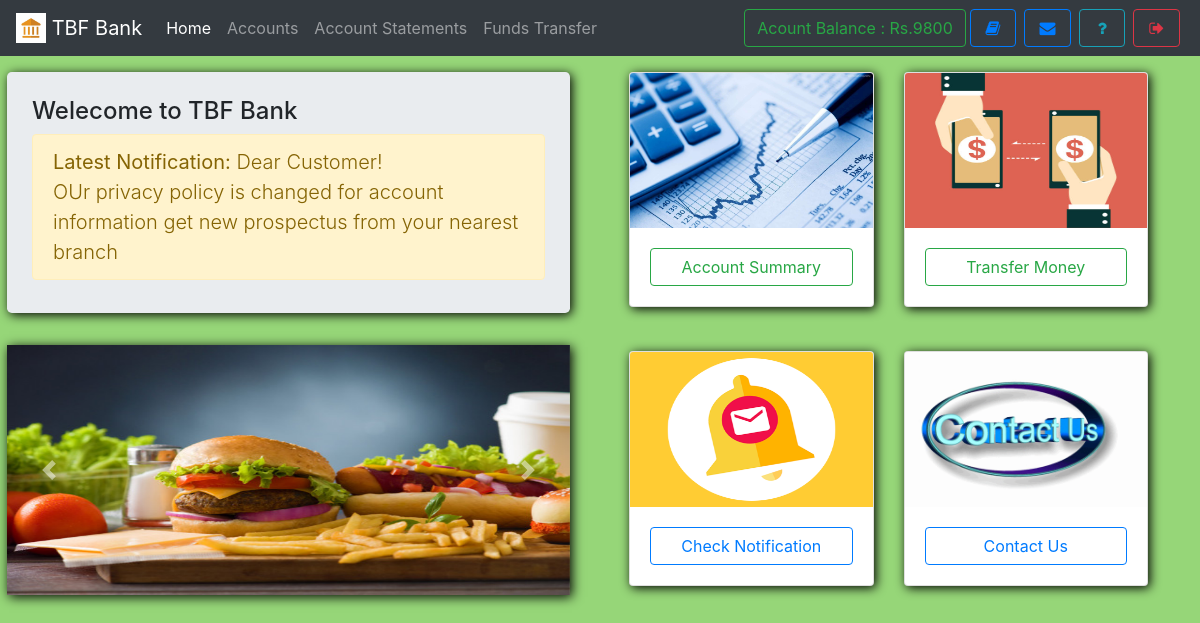
Page /index.php (signed in) on the committed database.
### tables this page shows
CREATE TABLE `useraccounts` (
  `id` int(11) NOT NULL,
  `email` text NOT NULL,
  `password` text NOT NULL,
  `name` varchar(111) NOT NULL,
  `balance` varchar(111) NOT NULL,
  `cnic` varchar(111) NOT NULL,
  `number` varchar(111) NOT NULL,
  `city` varchar(111) NOT NULL,
  `address` varchar(111) NOT NULL,
  `source` varchar(111) NOT NULL,
  `accountNo` varchar(111) NOT NULL,
  `branch` varchar(111) NOT NULL,
  `accountType` varchar(111) NOT NULL,
  `date` timestamp NOT NULL DEFAULT CURRENT_TIMESTAMP
);

CREATE TABLE `notice` (
  `id` int(11) NOT NULL,
  `userId` varchar(111) NOT NULL,
  `notice` text NOT NULL,
  `date` timestamp NOT NULL DEFAULT CURRENT_TIMESTAMP
);

### assets/db.php (called while the page is built, shortened)
<?php
    $con = new mysqli('localhost','root','','mybank');
    $ar = $con->query("select * from userAccounts,branch where id = '$_SESSION[userId]' AND userAccounts.branch = branch.branchId");
    $userData = $ar->fetch_assoc();
?>

### index.php (the view, shortened to what this page needs)
<!DOCTYPE html>
<html>
<head>
  <?php require 'assets/autoloader.php'; ?>
  <?php require 'assets/db.php'; ?>
  <?php require 'assets/function.php'; ?>
</head>
<body style="background:#96D678;background-size: 100%">
<nav class="navbar navbar-expand-lg navbar-dark bg-dark fixed-top">
 <a class="navbar-brand" href="#">
    <img src="images/logo.png" width="30" height="30" class="d-inline-block align-top" alt="">
   <?php echo bankname; ?>
  </a>
  <div class="collapse navbar-collapse" id="navbarSupportedContent">
    <ul class="navbar-nav mr-auto">
      <li class="nav-item ">
        <a class="nav-link active" href="index.php">Home <span class="sr-only">(current)</span></a>
      </li>
      <li class="nav-item ">  <a class="nav-link" href="accounts.php">Accounts</a></li>
      <li class="nav-item ">  <a class="nav-link" href="statements.php">Account Statements</a></li>
      <li class="nav-item ">  <a class="nav-link" href="transfer.php">Funds Transfer</a></li>
    </ul>
    <?php include 'sideButton.php'; ?>
  </div>
</nav><br><br><br>
<div class="row w-100" >
  <div class="col" style="padding: 22px;padding-top: 0">
    <div class="jumbotron shadowBlack" style="padding: 25px;min-height: 241px;max-height: 241px">
  <h4 class="display-5">Welecome to TBF Bank</h4>
  <p  class="lead alert alert-warning"><b>Latest Notification:</b>
  <?php
      $array = $con->query("select * from notice where userId = '$_SESSION[userId]' order by date desc");
      if ($array->num_rows > 0)
      {
        $row = $array->fetch_assoc();
          echo $row['notice'];
      }
      else
        echo "<div class='alert alert-info'>Notice box empty</div>";
     ?></p>
</div>
        <div id="carouselExampleIndicators" class="carousel slide my-2 rounded-1 shadowBlack" data-ride="carousel" >
          <div class="carousel-inner">
          <div class="carousel-item active">
            <img class="d-block w-100" src="images/1.jpg" alt="First slide" style="max-height: 250px">
          </div>
        </div>
        <a class="carousel-control-prev" href="#carouselExampleIndicators" role="button" data-slide="prev">
          <span class="carousel-control-prev-icon" aria-hidden="true"></span>
        </a>
        <a class="carousel-control-next" href="#carouselExampleIndicators" role="button" data-slide="next">
          <span class="carousel-control-next-icon" aria-hidden="true"></span>
        </a>
      </div>
  </div>
<div class="col">
    <div class="row" style="padding: 22px;padding-top: 0">
      <div class="col">
        <div class="card shadowBlack ">
          <img class="card-img-top" src="images/acount.jpg" style="max-height: 155px;min-height: 155px" alt="Card image cap">
          <div class="card-body">
            <a href="accounts.php" class="btn btn-outline-success btn-block">Account Summary</a>
          </div>
        </div>
      </div>
      <div class="col">
        <div class="card shadowBlack ">
          <img class="card-img-top" src="images/transfer.jpg" alt="Card image cap" style="max-height: 155px;min-height: 155px">
        <div class="card-body">
          <a href="transfer.php" class="btn btn-outline-success btn-block">Transfer Money</a>
         </div>
        </div>
      </div>
    </div>
    <div class="row" style="padding: 22px">
      <div class="col">
        <div class="card shadowBlack ">
          <img class="card-img-top" src="images/bell.gif" style="max-height: 155px;min-height: 155px" alt="Card image cap">
          <div class="card-body">
            <a href="notice.php" class="btn btn-outline-primary btn-block">Check Notification</a>
          </div>
        </div>
      </div>
      <div class="col">
        <div class="card shadowBlack ">
          <img class="card-img-top" src="images/contacts.gif" alt="Card image cap" style="max-height: 155px;min-height: 155px">
        <div class="card-body">
          <a href="feedback.php" class="btn btn-outline-primary btn-block">Contact Us</a>
         </div>
        </div>
      </div>
    </div>
  </div>
</div>
</body>
</html>

### assets/autoloader.php (shortened to what this page needs)
<link rel="stylesheet" type="text/css" href="css/bootstrap.min.css">
<link rel="stylesheet" type="text/css" href="css/custom.css">
<link rel="stylesheet" type="text/css" href="font-awesome/css/font-awesome.min.css">

### sideButton.php
<form class="form-inline my-2 my-lg-0">
        <a href="" class="btn btn-outline-success" data-toggle="tooltip" title="Your current Account Balance">Acount Balance : Rs.<?php echo $userData['balance']; ?></a>
        <a href="accounts.php" data-toggle="tooltip" title="Account Summary" class="btn btn-outline-primary mx-1" ><i class="fa fa-book fa-fw"></i></a>
        <a href="notice.php" data-toggle="tooltip" title="View Notice" class="btn btn-outline-primary mx-1" ><i class="fa fa-envelope fa-fw"></i></a>
        <a href="feedback.php" data-toggle="tooltip" title="Help?" class="btn btn-outline-info mx-1" ><i class="fa fa-question fa-fw"></i></a>
        <a href="logout.php" data-toggle="tooltip" title="Logout" class="btn btn-outline-danger mx-1" ><i class="fa fa-sign-out fa-fw"></i></a>
</form>

### css/custom.css (style rules this page uses)
.shadowBlack { box-shadow: 2px 2px 11px black }

### rows in the picture
useraccounts: balance "9800"
notice: notice "Dear Customer! OUr privacy policy is changed for account information get new prospectus from your nearest branch"

### other values in the picture
bankname "TBF Bank"
